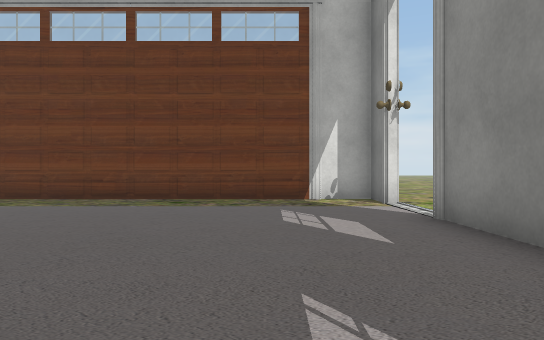
View 1 (above)

15 first-person views from a walk through a Unity game level. The camera is 0.64 m above the floor, looks level and sees 70° across. The floor is counted in squares, 1 m on a side. Each view is taken from the middle of a square. On the plan, view 1 faces up. The plan holds only what a view shows up to about 11 squares ahead; the rest is blank. The place goes on beyond the plan. The player character is not drawn. Door leaves are left out, so doorways stand open. Some surface patterns are stand-ins.

View 2
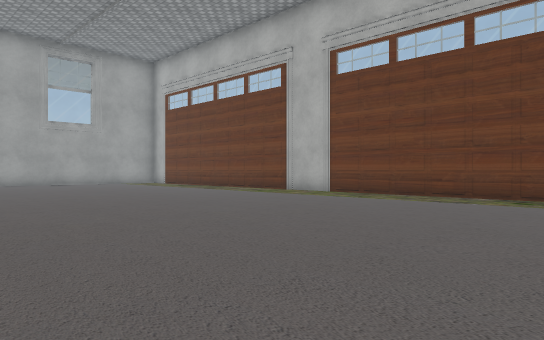

View 3
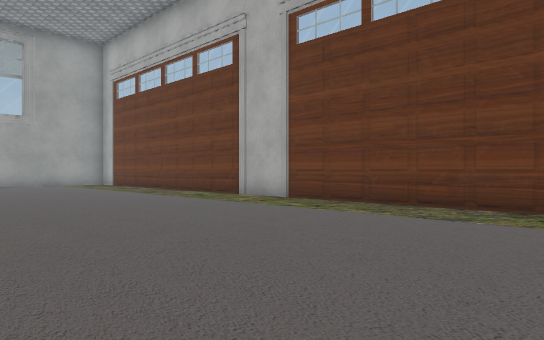

View 4
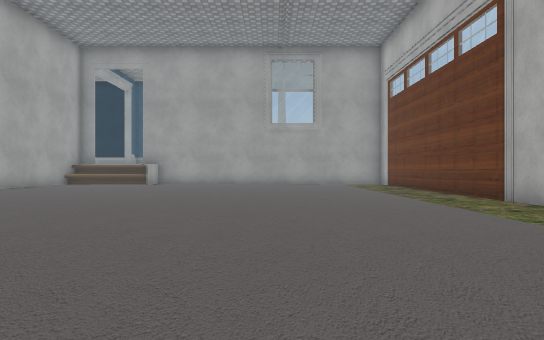

View 5
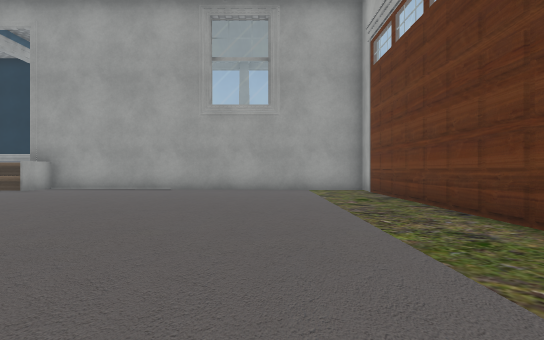

View 6
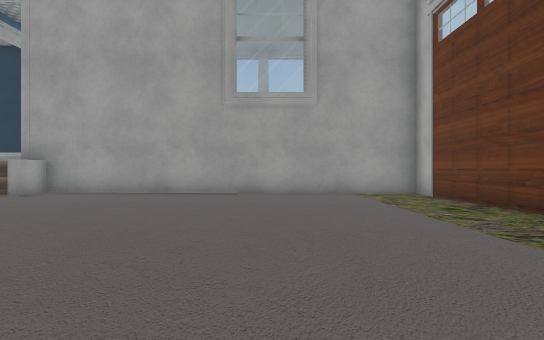

View 7
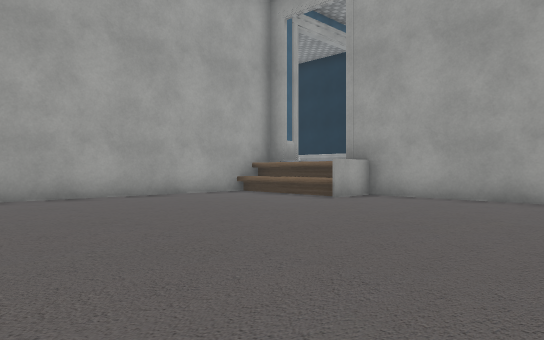

View 8
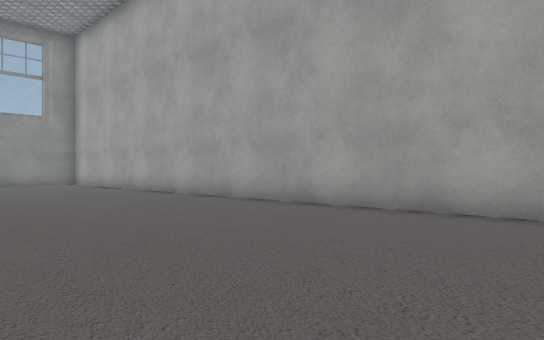

View 9
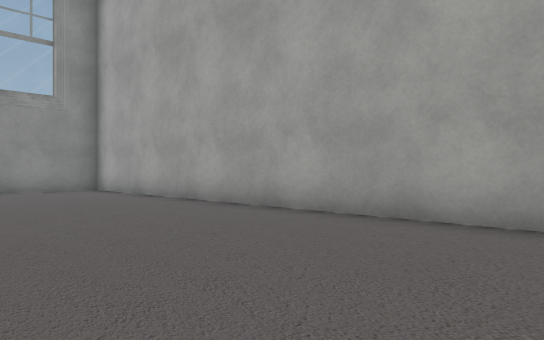

View 10
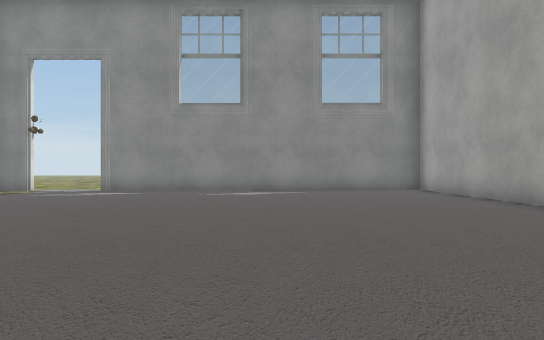

View 11
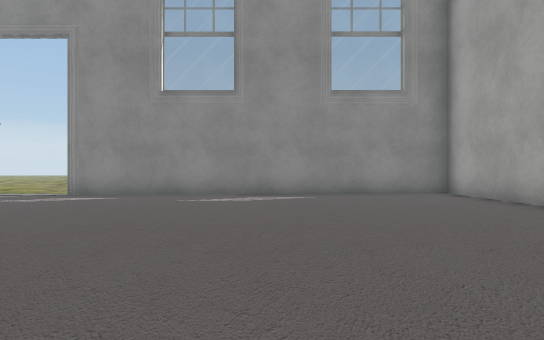

View 12
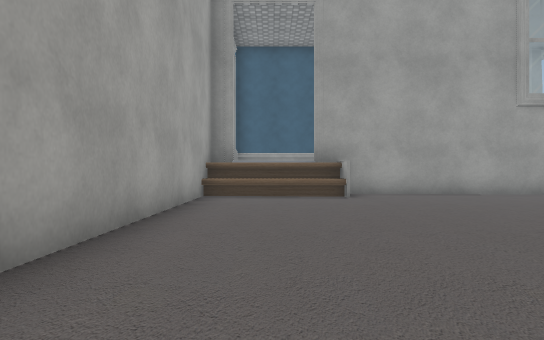

View 13
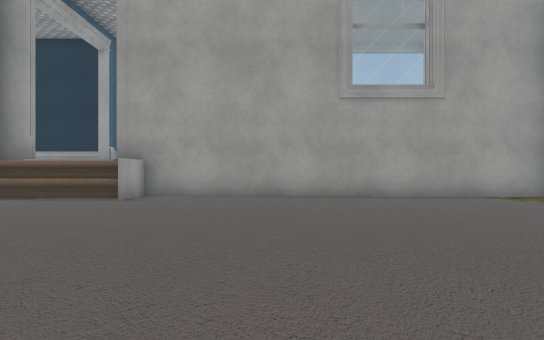

View 14
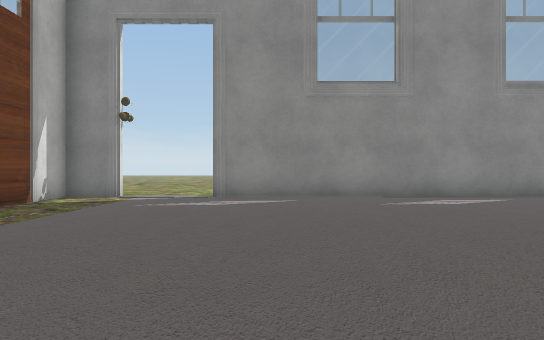

View 15
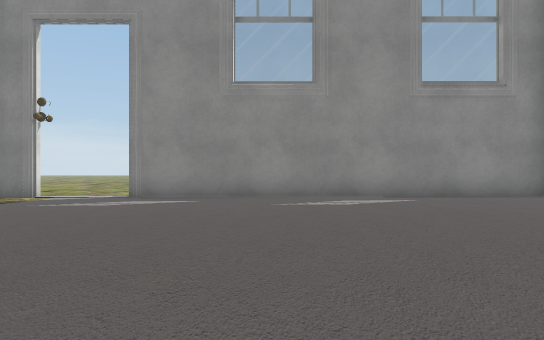

### Floor plan
Key: @ floor where view 1 was taken; # wall or solid block; . main floor; - floor 0.05 m lower than the main floor; D open door; ^ raised ledge; O other object.
Columns run from 20 left of view 1 to 4 right of it. Each row starts with its distance up from view 1.
 10                        --
  9  ######################--
  8  #--------------------#--
  7  #--------------------D--
  6  #....................D--
  5  #....................#
  4  #....................#
  3  #....................#
  2  #....................#
  1  #....................#
  0  O..................@.#
 -1  O^#..................#
 -2  OO^..................#
 -3  OO^..................#
 -4  OO^....DDD..DDD......#
 -5 ^#^#############OOOOOOO

Where each view was taken, in squares from view 1:
view 1: 0 up, 0 right, facing up
view 2: 1 down, 0 right, facing up-left
view 3: 2 up, 1 left, facing up-left
view 4: 4 up, 1 left, facing left
view 5: 6 up, 6 left, facing left
view 6: 5 up, 8 left, facing left
view 7: 4 up, 10 left, facing down-left
view 8: 1 up, 15 left, facing down-right
view 9: 0 up, 10 left, facing down-right
view 10: 0 up, 10 left, facing right
view 11: 0 up, 8 left, facing right
view 12: 3 down, 8 left, facing left
view 13: 2 up, 9 left, facing left
view 14: 4 up, 7 left, facing right
view 15: 2 up, 7 left, facing right
